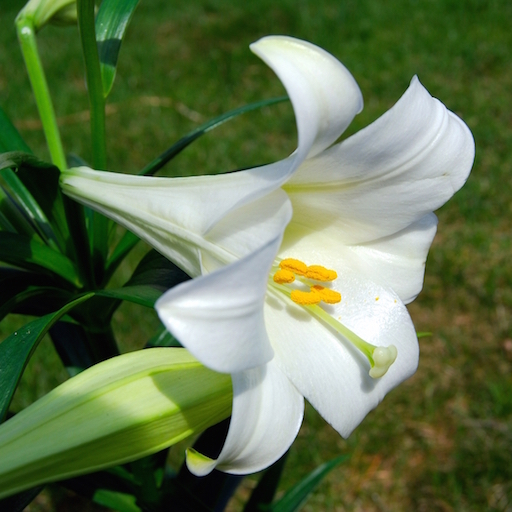
#> input picture aid1901/da_data/lily.jpg, 512 x 512 px
$ python demo02_eig.py   (older library calls are emulated)
#> lines starting #> are read from the running program, lines starting #| are printed output that depends on the picture
# -*- coding: utf-8 -*-
from __future__ import unicode_literals
"""
demo02_eig.py 提取图像特征值
"""
import numpy as np
import scipy.misc as sm
import matplotlib.pyplot as mp

image = sm.imread('../da_data/lily.jpg', True)
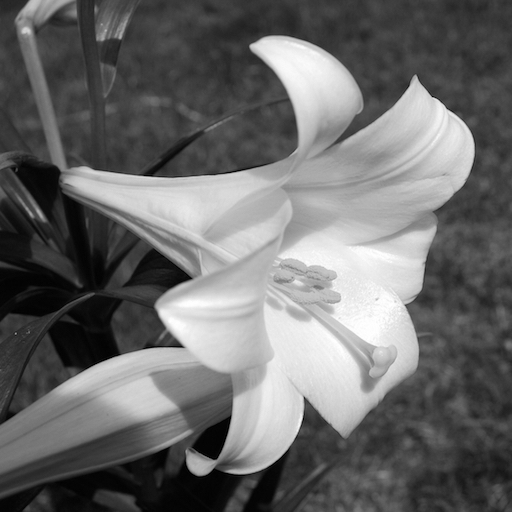
#> image: shape (512, 512) float32; min 0, max 255, mean 106.7
print(image, image.shape)
#> (printed output is left out)
# 提取 image 的特征
eigvals, eigvecs = np.linalg.eig(image)
print(eigvals.shape)
#| (512,)
print(eigvecs.shape)
#| (512, 512)
# 逆向生成图像
# 只保留50个特征值
eigvals[50:] = 0
image2 = np.mat(eigvecs)\
         * np.diag(eigvals)\
         * np.mat(eigvecs).I
print(image2.shape)
#| (512, 512)

# 奇异值分解
U, sv, V = np.linalg.svd(image)
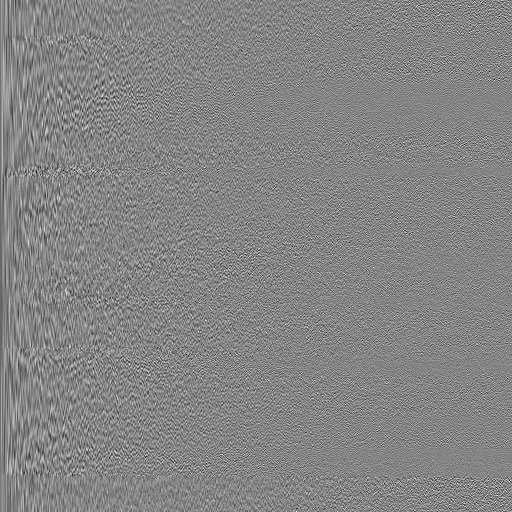
#> U: shape (512, 512) float32; min -0.259, max 0.237, mean -6.67e-05; drawn with min black and max white
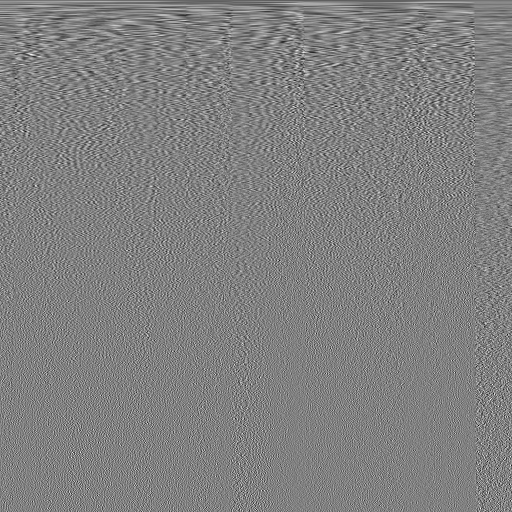
#> V: shape (512, 512) float32; min -0.235, max 0.23, mean -7.38e-05; drawn with min black and max white
#> sv = 512 values, max 60670.1 at index 0, min 0.00687 at index 511, mean 409
# 抹掉部分奇异值，生成新图片
sv[10:] = 0
image3 = np.mat(U) * np.mat(np.diag(sv))\
                   * np.mat(V)
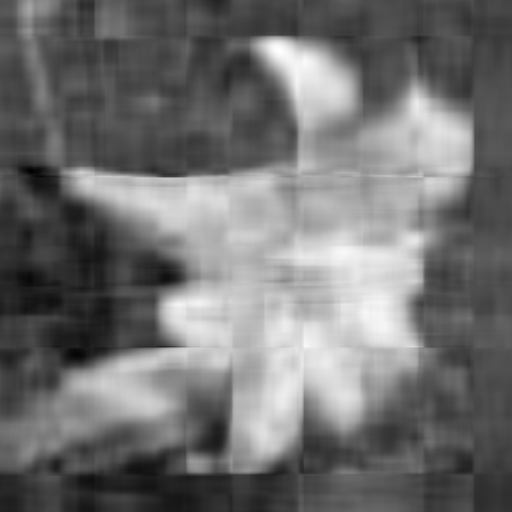
#> image3: shape (512, 512) float32; min -25.14, max 271.9, mean 106.7; drawn with min black and max white
# 绘制
mp.figure('EIG Image')
mp.subplot(221)
mp.imshow(image, cmap='gray')
mp.xticks([])
mp.yticks([])
mp.subplot(222)
mp.imshow(image2.real, cmap='gray')
mp.xticks([])
mp.yticks([])
mp.subplot(224)
mp.imshow(image3.real, cmap='gray')
mp.xticks([])
mp.yticks([])
mp.tight_layout()
mp.show()
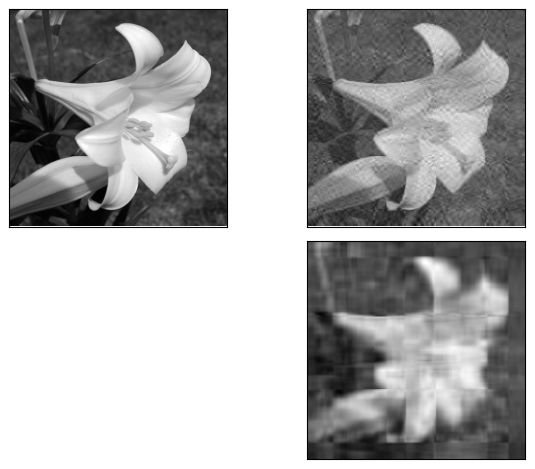
#> figure drawn by matplotlib, 3 panels
